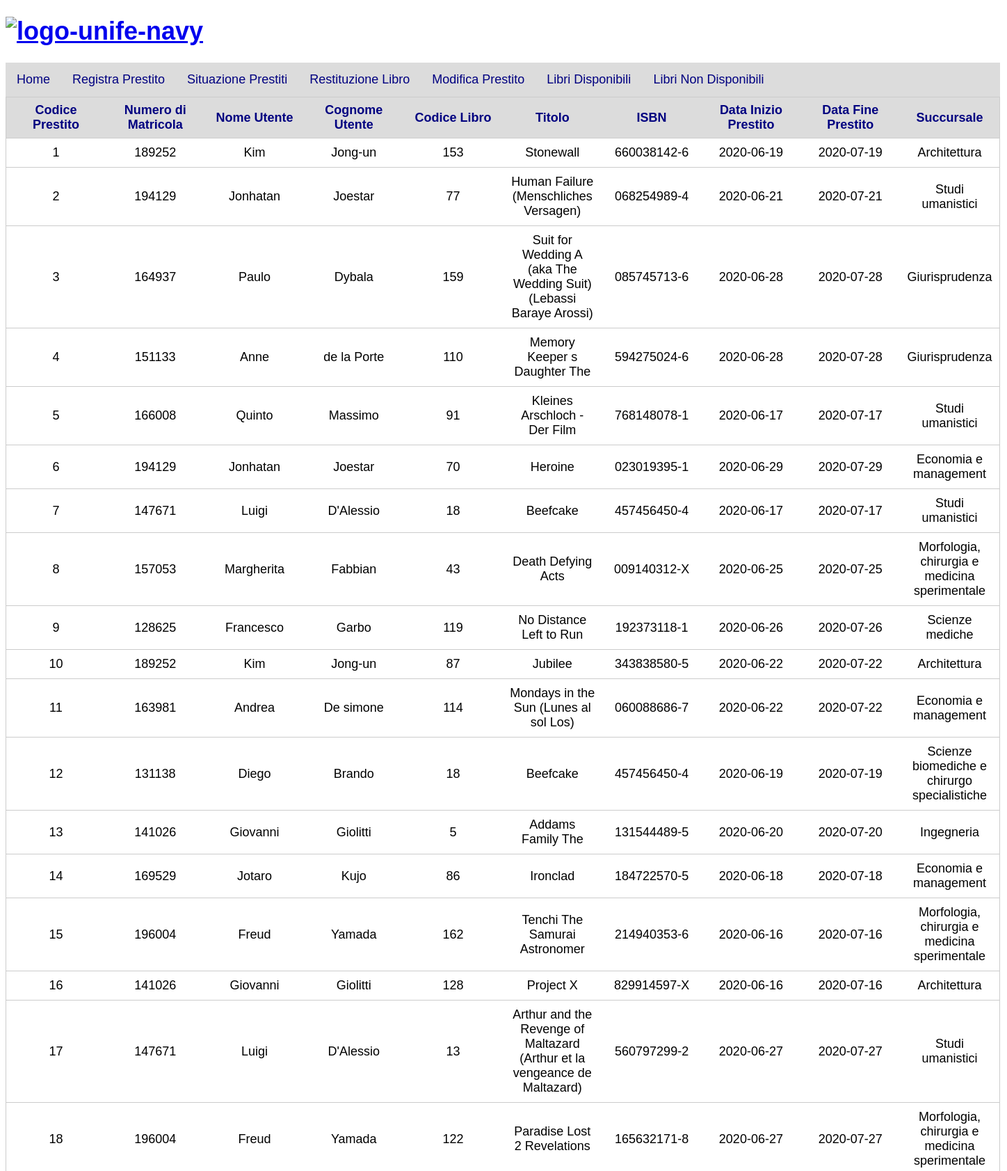
The app's page /Situazione_prestiti.php (upper part) with its own data.
### tables this page shows
CREATE TABLE `PRESTITO` (
  `CODICE_PRESTITO` int NOT NULL,
  `DATA_INIZIO_PRESTITO` date NOT NULL,
  `DATA_FINE_PRESTITO` date NOT NULL,
  `NOME_SUCCURSALE_PRESTITO` varchar(50) NOT NULL,
  PRIMARY KEY (`CODICE_PRESTITO`),
  KEY `NOME_SUCCURSALE_PRESTITO` (`NOME_SUCCURSALE_PRESTITO`),
  CONSTRAINT `PRESTITO_ibfk_1` FOREIGN KEY (`NOME_SUCCURSALE_PRESTITO`) REFERENCES `SUCCURSALE` (`NOME_SUCCURSALE`)
);

CREATE TABLE `UTENTI` (
  `N_MATRICOLA` char(6) NOT NULL,
  `NOME_UTENTE` varchar(15) NOT NULL,
  `COGNOME_UTENTE` varchar(15) NOT NULL,
  `INDIRIZZO` varchar(50) DEFAULT NULL,
  `N_TELEFONO` char(10) DEFAULT NULL,
  PRIMARY KEY (`N_MATRICOLA`)
);

CREATE TABLE `LIBRO` (
  `CODICE_LIBRO` int NOT NULL,
  `ISBN` char(13) NOT NULL,
  `TITOLO` varchar(200) DEFAULT NULL,
  `LINGUA` varchar(15) NOT NULL,
  `ANNO_PUBBLICAZIONE` int DEFAULT NULL,
  PRIMARY KEY (`CODICE_LIBRO`)
);

### Situazione_prestiti.php (the view, shortened to what this page needs)
<?php
$CODICE_PRESTITO = $_POST['CODICE_PRESTITO'];
if (strlen($CODICE_PRESTITO) == 0) {
    $query = "SELECT N_MATRICOLA, NOME_UTENTE, COGNOME_UTENTE, CODICE_LIBRO, TITOLO, ISBN, CODICE_PRESTITO, DATA_INIZIO_PRESTITO,
              DATA_FINE_PRESTITO, NOME_SUCCURSALE_PRESTITO
              from PRESTITO, EFFETTUA, UTENTI, CONCESSO, LIBRO
              where CODICE_PRESTITO=CODICE_PRESTITO_EFFETTUA and N_MATRICOLA_EFFETTUA=N_MATRICOLA
              and CODICE_PRESTITO=CODICE_PRESTITO_CONCESSO and CODICE_LIBRO_CONCESSO=CODICE_LIBRO
              order by CODICE_PRESTITO";
    $result = mysqli_query($link, $query);
}
?>
<!DOCTYPE html>
<html>
<head>
    <link rel="stylesheet" type="text/css" href="stylenavbar.css">
</head>
<body>
    <h1><a href="http://www.unife.it/it"><img src="https://i.ibb.co/g7bkSj3/logo-unife-navy.jpg" alt="logo-unife-navy" border="0"></a></h1>
    <table>
        <thead>
            <tr>
                <th>Codice Prestito</th>
                <th>Numero di Matricola</th>
                <th>Nome Utente</th>
                <th>Cognome Utente</th>
                <th>Codice Libro</th>
                <th>Titolo</th>
                <th>ISBN</th>
                <th>Data Inizio Prestito</th>
                <th>Data Fine Prestito</th>
                <th>Succursale</th>
            </tr>
        </thead>
        <tbody>
            <?php while ($row = mysqli_fetch_array($result)) { ?>
                <tr>
                    <td> <?php echo $row['CODICE_PRESTITO'] ?> </td>
                    <td> <?php echo $row['N_MATRICOLA'] ?> </td>
                    <td> <?php echo $row['NOME_UTENTE'] ?> </td>
                    <td> <?php echo $row['COGNOME_UTENTE'] ?> </td>
                    <td> <?php echo $row['CODICE_LIBRO'] ?> </td>
                    <td> <?php echo $row['TITOLO'] ?> </td>
                    <td> <?php echo $row['ISBN'] ?> </td>
                    <td> <?php echo $row['DATA_INIZIO_PRESTITO'] ?> </td>
                    <td> <?php echo $row['DATA_FINE_PRESTITO'] ?> </td>
                    <td> <?php echo $row['NOME_SUCCURSALE_PRESTITO'] ?> </td>
                </tr>
            <?php } ?>
        </tbody>
    </table>
</body>
</html>

### stylenavbar.css (style rules this page uses)
body { font-family: 'Arial'; font-size: 18px; }
ul { list-style-type: none; margin: 0; padding: 0; overflow: hidden; background-color: gainsboro; width: 1430px; }
li { float: left; }
li a { display: block; color: navy; text-align: center; padding: 14px 16px; text-decoration: none; }
img { max-width: 50%; height: auto; }
thead { width: auto; height: auto; background-color: gainsboro; }
table { table-layout : fixed; width : 1430px; caption-side : bottom; }

### Situazione_prestiti.php (style rules this page uses)
table { border: 1px solid #ccc; border-collapse: collapse; }
tr { border-bottom: 1px solid #ccc; }
th { color: navy; width: 120px; padding: 8px; }
td { text-align: center; padding: 10px; }

### records on screen
prestito: CODICE_PRESTITO "1", utenti.N_MATRICOLA "189252", utenti.NOME_UTENTE "Kim", utenti.COGNOME_UTENTE "Jong-un", libro.CODICE_LIBRO "153", libro.TITOLO "Stonewall", libro.ISBN "660038142-6", DATA_INIZIO_PRESTITO "2020-06-19", DATA_FINE_PRESTITO "2020-07-19", NOME_SUCCURSALE_PRESTITO "Architettura"
prestito: CODICE_PRESTITO "2", utenti.N_MATRICOLA "194129", utenti.NOME_UTENTE "Jonhatan", utenti.COGNOME_UTENTE "Joestar", libro.CODICE_LIBRO "77", libro.TITOLO "Human Failure (Menschliches Versagen)", libro.ISBN "068254989-4", DATA_INIZIO_PRESTITO "2020-06-21", DATA_FINE_PRESTITO "2020-07-21", NOME_SUCCURSALE_PRESTITO "Studi umanistici"
prestito: CODICE_PRESTITO "3", utenti.N_MATRICOLA "164937", utenti.NOME_UTENTE "Paulo", utenti.COGNOME_UTENTE "Dybala", libro.CODICE_LIBRO "159", libro.TITOLO "Suit for Wedding A (aka The Wedding Suit) (Lebassi Baraye Arossi)", libro.ISBN "085745713-6", DATA_INIZIO_PRESTITO "2020-06-28", DATA_FINE_PRESTITO "2020-07-28", NOME_SUCCURSALE_PRESTITO "Giurisprudenza"
prestito: CODICE_PRESTITO "4", utenti.N_MATRICOLA "151133", utenti.NOME_UTENTE "Anne", utenti.COGNOME_UTENTE "de la Porte", libro.CODICE_LIBRO "110", libro.TITOLO "Memory Keeper s Daughter The", libro.ISBN "594275024-6", DATA_INIZIO_PRESTITO "2020-06-28", DATA_FINE_PRESTITO "2020-07-28", NOME_SUCCURSALE_PRESTITO "Giurisprudenza"
prestito: CODICE_PRESTITO "5", utenti.N_MATRICOLA "166008", utenti.NOME_UTENTE "Quinto", utenti.COGNOME_UTENTE "Massimo", libro.CODICE_LIBRO "91", libro.TITOLO "Kleines Arschloch - Der Film", libro.ISBN "768148078-1", DATA_INIZIO_PRESTITO "2020-06-17", DATA_FINE_PRESTITO "2020-07-17", NOME_SUCCURSALE_PRESTITO "Studi umanistici"
prestito: CODICE_PRESTITO "6", utenti.N_MATRICOLA "194129", utenti.NOME_UTENTE "Jonhatan", utenti.COGNOME_UTENTE "Joestar", libro.CODICE_LIBRO "70", libro.TITOLO "Heroine", libro.ISBN "023019395-1", DATA_INIZIO_PRESTITO "2020-06-29", DATA_FINE_PRESTITO "2020-07-29", NOME_SUCCURSALE_PRESTITO "Economia e management"
prestito: CODICE_PRESTITO "7", utenti.N_MATRICOLA "147671", utenti.NOME_UTENTE "Luigi", utenti.COGNOME_UTENTE "D'Alessio", libro.CODICE_LIBRO "18", libro.TITOLO "Beefcake", libro.ISBN "457456450-4", DATA_INIZIO_PRESTITO "2020-06-17", DATA_FINE_PRESTITO "2020-07-17", NOME_SUCCURSALE_PRESTITO "Studi umanistici"
prestito: CODICE_PRESTITO "8", utenti.N_MATRICOLA "157053", utenti.NOME_UTENTE "Margherita", utenti.COGNOME_UTENTE "Fabbian", libro.CODICE_LIBRO "43", libro.TITOLO "Death Defying Acts", libro.ISBN "009140312-X", DATA_INIZIO_PRESTITO "2020-06-25", DATA_FINE_PRESTITO "2020-07-25", NOME_SUCCURSALE_PRESTITO "Morfologia, chirurgia e medicina sperimentale"
prestito: CODICE_PRESTITO "9", utenti.N_MATRICOLA "128625", utenti.NOME_UTENTE "Francesco", utenti.COGNOME_UTENTE "Garbo", libro.CODICE_LIBRO "119", libro.TITOLO "No Distance Left to Run", libro.ISBN "192373118-1", DATA_INIZIO_PRESTITO "2020-06-26", DATA_FINE_PRESTITO "2020-07-26", NOME_SUCCURSALE_PRESTITO "Scienze mediche"
prestito: CODICE_PRESTITO "10", utenti.N_MATRICOLA "189252", utenti.NOME_UTENTE "Kim", utenti.COGNOME_UTENTE "Jong-un", libro.CODICE_LIBRO "87", libro.TITOLO "Jubilee", libro.ISBN "343838580-5", DATA_INIZIO_PRESTITO "2020-06-22", DATA_FINE_PRESTITO "2020-07-22", NOME_SUCCURSALE_PRESTITO "Architettura"
prestito: CODICE_PRESTITO "11", utenti.N_MATRICOLA "163981", utenti.NOME_UTENTE "Andrea", utenti.COGNOME_UTENTE "De simone", libro.CODICE_LIBRO "114", libro.TITOLO "Mondays in the Sun (Lunes al sol Los)", libro.ISBN "060088686-7", DATA_INIZIO_PRESTITO "2020-06-22", DATA_FINE_PRESTITO "2020-07-22", NOME_SUCCURSALE_PRESTITO "Economia e management"
prestito: CODICE_PRESTITO "12", utenti.N_MATRICOLA "131138", utenti.NOME_UTENTE "Diego", utenti.COGNOME_UTENTE "Brando", libro.CODICE_LIBRO "18", libro.TITOLO "Beefcake", libro.ISBN "457456450-4", DATA_INIZIO_PRESTITO "2020-06-19", DATA_FINE_PRESTITO "2020-07-19", NOME_SUCCURSALE_PRESTITO "Scienze biomediche e chirurgo specialistiche"
prestito: CODICE_PRESTITO "13", utenti.N_MATRICOLA "141026", utenti.NOME_UTENTE "Giovanni", utenti.COGNOME_UTENTE "Giolitti", libro.CODICE_LIBRO "5", libro.TITOLO "Addams Family The", libro.ISBN "131544489-5", DATA_INIZIO_PRESTITO "2020-06-20", DATA_FINE_PRESTITO "2020-07-20", NOME_SUCCURSALE_PRESTITO "Ingegneria"
prestito: CODICE_PRESTITO "14", utenti.N_MATRICOLA "169529", utenti.NOME_UTENTE "Jotaro", utenti.COGNOME_UTENTE "Kujo", libro.CODICE_LIBRO "86", libro.TITOLO "Ironclad", libro.ISBN "184722570-5", DATA_INIZIO_PRESTITO "2020-06-18", DATA_FINE_PRESTITO "2020-07-18", NOME_SUCCURSALE_PRESTITO "Economia e management"
prestito: CODICE_PRESTITO "15", utenti.N_MATRICOLA "196004", utenti.NOME_UTENTE "Freud", utenti.COGNOME_UTENTE "Yamada", libro.CODICE_LIBRO "162", libro.TITOLO "Tenchi The Samurai Astronomer", libro.ISBN "214940353-6", DATA_INIZIO_PRESTITO "2020-06-16", DATA_FINE_PRESTITO "2020-07-16", NOME_SUCCURSALE_PRESTITO "Morfologia, chirurgia e medicina sperimentale"
prestito: CODICE_PRESTITO "16", utenti.N_MATRICOLA "141026", utenti.NOME_UTENTE "Giovanni", utenti.COGNOME_UTENTE "Giolitti", libro.CODICE_LIBRO "128", libro.TITOLO "Project X", libro.ISBN "829914597-X", DATA_INIZIO_PRESTITO "2020-06-16", DATA_FINE_PRESTITO "2020-07-16", NOME_SUCCURSALE_PRESTITO "Architettura"
prestito: CODICE_PRESTITO "17", utenti.N_MATRICOLA "147671", utenti.NOME_UTENTE "Luigi", utenti.COGNOME_UTENTE "D'Alessio", libro.CODICE_LIBRO "13", libro.TITOLO "Arthur and the Revenge of Maltazard (Arthur et la vengeance de Maltazard)", libro.ISBN "560797299-2", DATA_INIZIO_PRESTITO "2020-06-27", DATA_FINE_PRESTITO "2020-07-27", NOME_SUCCURSALE_PRESTITO "Studi umanistici"
prestito: CODICE_PRESTITO "18", utenti.N_MATRICOLA "196004", utenti.NOME_UTENTE "Freud", utenti.COGNOME_UTENTE "Yamada", libro.CODICE_LIBRO "122", libro.TITOLO "Paradise Lost 2 Revelations", libro.ISBN "165632171-8", DATA_INIZIO_PRESTITO "2020-06-27", DATA_FINE_PRESTITO "2020-07-27", NOME_SUCCURSALE_PRESTITO "Morfologia, chirurgia e medicina sperimentale"
